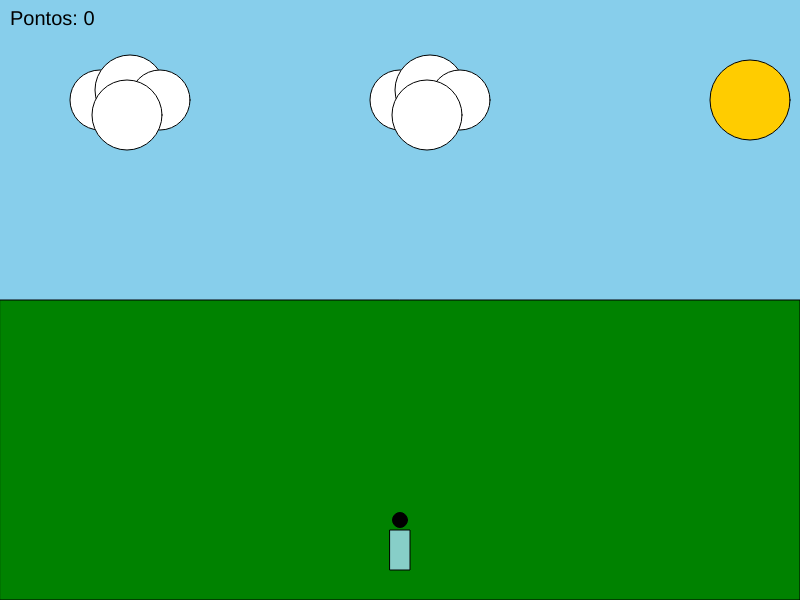
Frame 1 (no input)
Frame 60 (no input): identical to frame 1, image omitted
Frame 120 (the mouse pressed at the canvas centre since frame 60): identical to frame 1, image omitted

The p5.js sketch that drew this single still picture (run headless with seeded random() and noise() and a simulated clock; from frame 60 on, the mouse is pressed at the canvas centre):

// p5.js sketch
// ── sketch.js
let x = 400, y = 550, pts = 0, arvs = [];
function setup() {createCanvas(800, 600);
 textSize(20);
}

function draw() {
background(135, 206, 235);// céu
  fill(0, 130, 0);
  rect(0, height / 2, width, height / 2);//gramado
  fill(255, 204, 0);
  circle(750,100,80);//sol
  fill(255);
  ellipse(100, 100, 60, 60);
  ellipse(130, 90, 70, 70);
  ellipse(160, 100, 60, 60);
  ellipse(127, 115, 70, 70);
  ellipse(400, 100, 60, 60);
  ellipse(430, 90, 70, 70);
  ellipse(460, 100, 60, 60);
  ellipse(427, 115, 70, 70);
  
  fill(0);
 text("Pontos: " + pts, 10, 25);
 fill(135, 206, 200);
  rect(x-10, y-20, 20, 40);
  fill(0);
  ellipse(x, y-30, 15);
 for (let a of arvs) {
 fill(34, 139, 34);
 ellipse(a.x, a.y-10, 40);
 fill(139, 69, 19);
 rect(a.x-10, a.y, 20, 40);
 }
}

function keyPressed() {
 if (keyCode === LEFT_ARROW) x -= 10;
 if (keyCode === RIGHT_ARROW) x += 10;
 if (keyCode === UP_ARROW) y -= 10;
  if (keyCode === DOWN_ARROW) y += 10;
}

function mousePressed() {
  if(mouseY > height / 2) { // verifica se o clique foi na área verde
arvs.push({x: mouseX, y: mouseY});
 pts += 1;
  }
}
